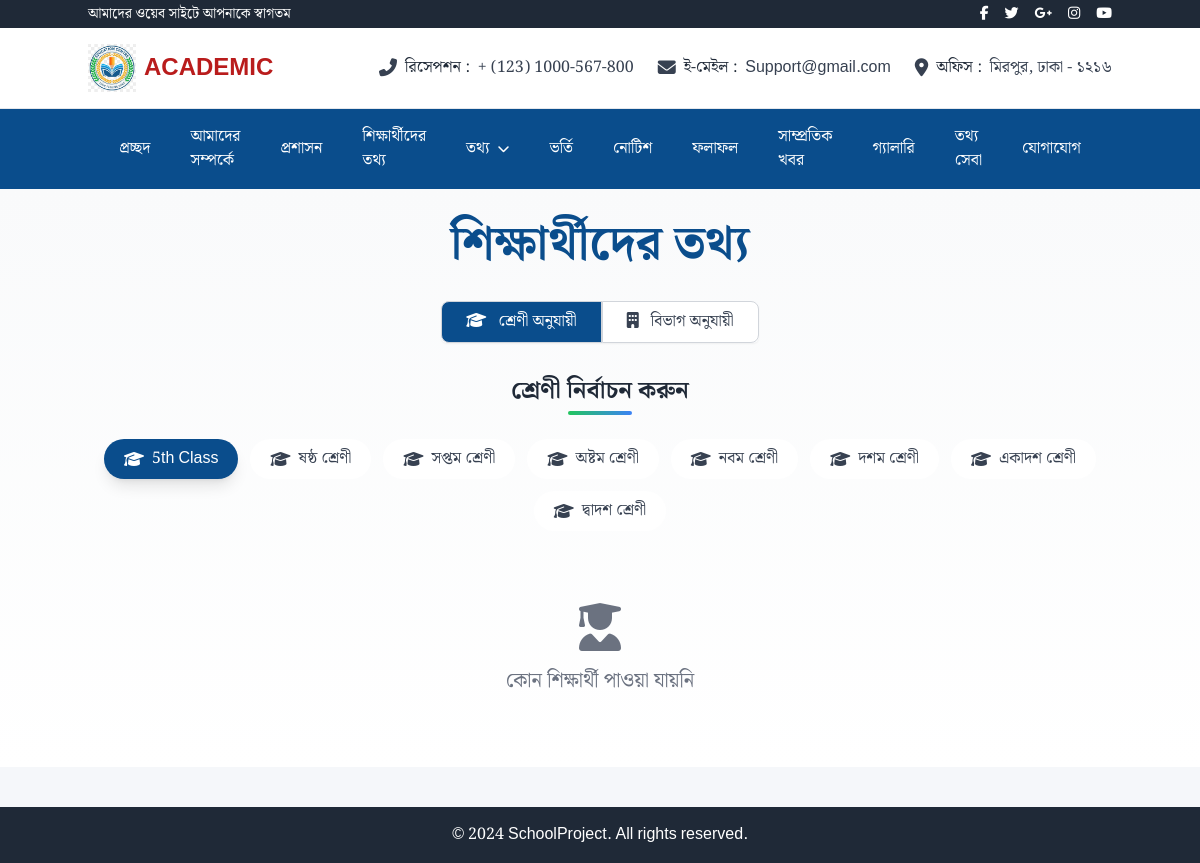
The page /students/ on the database its author committed.
### web/models.py (models this page shows, shortened)
class TimeStampModel(models.Model):
    created_at = models.DateTimeField(auto_now_add=True)
    updated_at = models.DateTimeField(auto_now=True)
    class Meta:
        abstract = True

class Class(TimeStampModel):
    name = models.CharField(max_length=50)  # Bengali name
    name_en = models.CharField(max_length=50)  # English name
    numeric_value = models.IntegerField()  # For sorting (e.g., 6,7,8)
    description = models.TextField(blank=True)
    class Meta:
        verbose_name_plural = 'Classes'
        ordering = ['numeric_value']

### web/views.py (the view)
# urls.py: path('students/', students, name='students'),
def students(request):
    classes = Class.objects.all().order_by('numeric_value')
    departments = Department.objects.all()
    initial_class = classes.first()
    students = Student.objects.filter(class_name=initial_class).select_related('class_name', 'department') if initial_class else []
    context = {
        'classes': classes,
        'departments': departments,
        'initial_students': students,
        'initial_class_id': initial_class.id if initial_class else None,
    }
    return render(request, 'website/students.html', context)

### template/website/students.html (shortened to what this page needs)
{% extends 'website/base.html' %}
{% block content %}
<div class="bg-gradient-to-b from-gray-50 to-white py-8">
    <div class="container mx-auto px-4">
        <h1 class="text-4xl md:text-5xl font-bold text-center text-[var(--color-primary)] mb-8">
            শিক্ষার্থীদের তথ্য
        </h1>
        <div x-data="{
            activeTab: 'class',
            activeClass: {{ initial_class_id|default:'null' }},
            activeDept: '',
            loading: false,
            async filterStudents() {
                this.loading = true;
                let url = '{% url "filter_students" %}?';
                if (this.activeTab === 'class' && this.activeClass) {
                    url += `class_id=${this.activeClass}`;
                }
                else if (this.activeTab === 'dept' && this.activeDept) {
                    url += `dept_slug=${this.activeDept}`;
                }
                try {
                    const response = await fetch(url);
                    const html = await response.text();
                    document.getElementById('student-list-container').innerHTML = html;
                } finally {
                    this.loading = false;
                }
            },
            init() {
                this.filterStudents();
            }
        }" x-init="init()">
            <div class="flex justify-center mb-8">
                <div class="inline-flex rounded-md shadow-sm">
                    <button @click="activeTab = 'class'; activeDept = ''; filterStudents();"
                            :class="{
                                'bg-[var(--color-primary)] text-white': activeTab === 'class',
                                'bg-white text-gray-700 hover:bg-gray-100': activeTab !== 'class'
                            }"
                            class="px-6 py-2 rounded-l-lg border border-gray-300 font-medium transition-colors duration-200">
                        <i class="fas fa-graduation-cap mr-2"></i> শ্রেণী অনুযায়ী
                    </button>
                    <button @click="activeTab = 'dept'; activeClass = null; filterStudents();"
                            :class="{
                                'bg-[var(--color-primary)] text-white': activeTab === 'dept',
                                'bg-white text-gray-700 hover:bg-gray-100': activeTab !== 'dept'
                            }"
                            class="px-6 py-2 rounded-r-lg border border-gray-300 font-medium transition-colors duration-200">
                        <i class="fas fa-building mr-2"></i> বিভাগ অনুযায়ী
                    </button>
                </div>
            </div>
            <div x-show="activeTab === 'class'" x-transition>
                <div class="text-center mb-6">
                    <h2 class="text-2xl font-bold text-gray-800 mb-1">শ্রেণী নির্বাচন করুন</h2>
                    <div class="h-1 w-16 mx-auto bg-gradient-to-r from-green-500 to-blue-500 rounded-full"></div>
                </div>
                <div class="flex flex-wrap justify-center gap-3 mb-8">
                    {% for class in classes %}
                    <button @click="activeClass = {{ class.id }}; filterStudents();"
                            :class="{
                                'bg-[var(--color-primary)] text-white shadow-lg': activeClass === {{ class.id }},
                                'bg-white text-gray-700 hover:bg-gray-100': activeClass !== {{ class.id }}
                            }"
                            class="px-5 py-2 rounded-full transition-all duration-200 font-medium flex items-center gap-2">
                        <i class="fas fa-graduation-cap"></i>
                        {{ class.name }}
                    </button>
                    {% endfor %}
                </div>
            </div>
            <div id="student-list-container" class="transition-opacity duration-300" :class="{'opacity-50': loading}">
                {% include 'component/students/student_list.html' with students=initial_students %}
            </div>
        </div>
    </div>
</div>
{% endblock %}

### static/style.css (style rules this page uses)
:root { --color-bg: #f5f7fa; --color-primary: #0a4d8c; --color-secondary: #f9b233; --color-accent: #e63946; --color-text: #22223b; }
html, body { font-family: 'Noto Serif Bengali', Arial, serif; background: var(--color-bg); color: var(--color-text); margin: 0; padding: 0; }
.container { width: 90%; margin-left: auto; margin-right: auto; }
@media (min-width: 640px) { .container { width: 80%; } }
@media (min-width: 1024px) { .container { max-width: 1280px; width: 100%; } }

### rows shown on the page
Class: name "5th Class"
Class: name "ষষ্ঠ শ্রেণী"
Class: name "সপ্তম শ্রেণী"
Class: name "অষ্টম শ্রেণী"
Class: name "নবম শ্রেণী"
Class: name "দশম শ্রেণী"
Class: name "একাদশ শ্রেণী"
Class: name "দ্বাদশ শ্রেণী"
